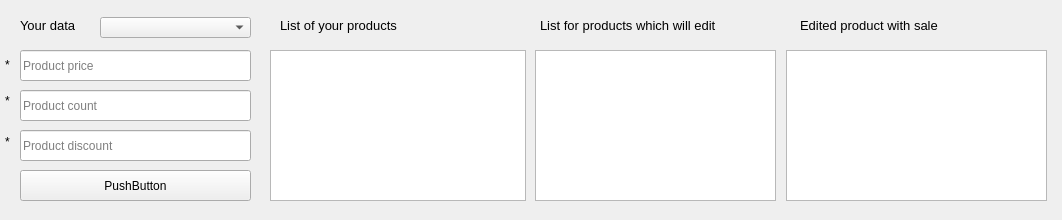
<?xml version="1.0" encoding="UTF-8"?>
<ui version="4.0">
 <class>price_proj_qtClass</class>
 <widget class="QWidget" name="price_proj_qtClass">
  <property name="geometry">
   <rect>
    <x>0</x>
    <y>0</y>
    <width>1062</width>
    <height>220</height>
   </rect>
  </property>
  <property name="windowTitle">
   <string>price_proj_qt</string>
  </property>
  <widget class="QLineEdit" name="lineEdit">
   <property name="geometry">
    <rect>
     <x>20</x>
     <y>50</y>
     <width>231</width>
     <height>31</height>
    </rect>
   </property>
   <property name="placeholderText">
    <string>Product price</string>
   </property>
  </widget>
  <widget class="QLineEdit" name="lineEdit_2">
   <property name="geometry">
    <rect>
     <x>20</x>
     <y>90</y>
     <width>231</width>
     <height>31</height>
    </rect>
   </property>
   <property name="placeholderText">
    <string>Product count</string>
   </property>
  </widget>
  <widget class="QLineEdit" name="lineEdit_3">
   <property name="geometry">
    <rect>
     <x>20</x>
     <y>130</y>
     <width>231</width>
     <height>31</height>
    </rect>
   </property>
   <property name="placeholderText">
    <string>Product discount</string>
   </property>
  </widget>
  <widget class="QPushButton" name="pushButton">
   <property name="geometry">
    <rect>
     <x>20</x>
     <y>170</y>
     <width>231</width>
     <height>31</height>
    </rect>
   </property>
   <property name="text">
    <string>PushButton</string>
   </property>
  </widget>
  <widget class="QListWidget" name="listWidget">
   <property name="geometry">
    <rect>
     <x>270</x>
     <y>50</y>
     <width>256</width>
     <height>151</height>
    </rect>
   </property>
  </widget>
  <widget class="QLabel" name="label">
   <property name="geometry">
    <rect>
     <x>20</x>
     <y>10</y>
     <width>81</width>
     <height>31</height>
    </rect>
   </property>
   <property name="font">
    <font>
     <pointsize>10</pointsize>
    </font>
   </property>
   <property name="text">
    <string>Your data</string>
   </property>
  </widget>
  <widget class="QLabel" name="label_2">
   <property name="geometry">
    <rect>
     <x>280</x>
     <y>10</y>
     <width>241</width>
     <height>31</height>
    </rect>
   </property>
   <property name="font">
    <font>
     <pointsize>10</pointsize>
    </font>
   </property>
   <property name="text">
    <string>List of your products</string>
   </property>
  </widget>
  <widget class="QListWidget" name="listWidget_2">
   <property name="geometry">
    <rect>
     <x>535</x>
     <y>50</y>
     <width>241</width>
     <height>151</height>
    </rect>
   </property>
  </widget>
  <widget class="QLabel" name="label_3">
   <property name="geometry">
    <rect>
     <x>540</x>
     <y>10</y>
     <width>241</width>
     <height>31</height>
    </rect>
   </property>
   <property name="font">
    <font>
     <pointsize>10</pointsize>
    </font>
   </property>
   <property name="text">
    <string>List for products which will edit</string>
   </property>
  </widget>
  <widget class="QListWidget" name="listWidget_3">
   <property name="geometry">
    <rect>
     <x>786</x>
     <y>50</y>
     <width>261</width>
     <height>151</height>
    </rect>
   </property>
   <property name="font">
    <font>
     <pointsize>10</pointsize>
    </font>
   </property>
  </widget>
  <widget class="QLabel" name="label_4">
   <property name="geometry">
    <rect>
     <x>800</x>
     <y>10</y>
     <width>231</width>
     <height>31</height>
    </rect>
   </property>
   <property name="font">
    <font>
     <pointsize>10</pointsize>
    </font>
   </property>
   <property name="text">
    <string>Edited product with sale</string>
   </property>
  </widget>
  <widget class="QLabel" name="label_5">
   <property name="geometry">
    <rect>
     <x>5</x>
     <y>93</y>
     <width>55</width>
     <height>16</height>
    </rect>
   </property>
   <property name="font">
    <font>
     <pointsize>9</pointsize>
    </font>
   </property>
   <property name="text">
    <string>*</string>
   </property>
  </widget>
  <widget class="QLabel" name="label_6">
   <property name="geometry">
    <rect>
     <x>5</x>
     <y>126</y>
     <width>55</width>
     <height>31</height>
    </rect>
   </property>
   <property name="font">
    <font>
     <family>MS Shell Dlg 2</family>
     <pointsize>9</pointsize>
    </font>
   </property>
   <property name="text">
    <string>*</string>
   </property>
  </widget>
  <widget class="QLabel" name="label_7">
   <property name="geometry">
    <rect>
     <x>5</x>
     <y>54</y>
     <width>55</width>
     <height>21</height>
    </rect>
   </property>
   <property name="font">
    <font>
     <pointsize>9</pointsize>
    </font>
   </property>
   <property name="text">
    <string>*</string>
   </property>
  </widget>
  <widget class="QComboBox" name="comboBox">
   <property name="geometry">
    <rect>
     <x>100</x>
     <y>17</y>
     <width>151</width>
     <height>21</height>
    </rect>
   </property>
  </widget>
 </widget>
 <layoutdefault spacing="6" margin="11"/>
 <resources>
  <include location="price_proj_qt.qrc"/>
 </resources>
 <connections/>
</ui>
